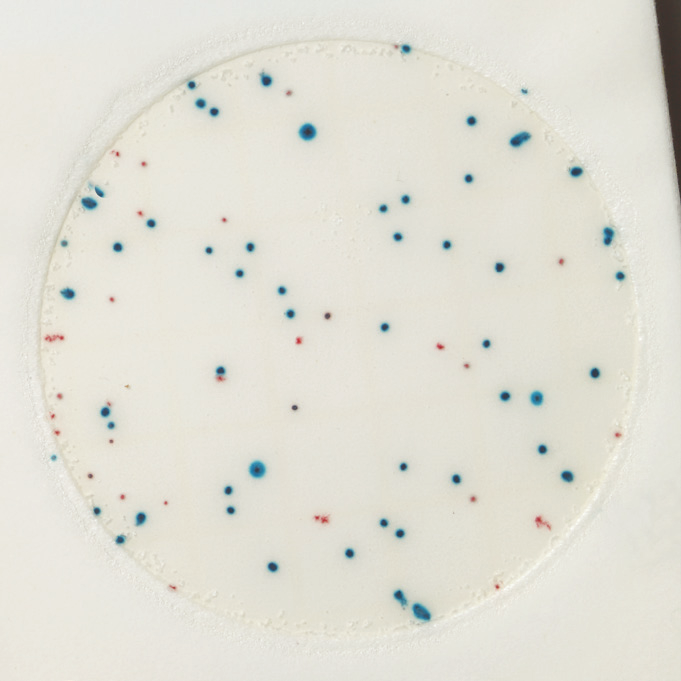
#> input picture ABC_BR.png, 681 x 681 px
$ python count_abc_BR.py
#> lines starting #> are read from the running program, lines starting #| are printed output that depends on the picture
#Detect the Aerobic Bacteria
#Blue and red indicator dyes in the plate color the colonies. Count all
#colonies regardless of their size or color intensity.
#result print in the blue dot. total numbers in the consol
#Author Shawn Hu  2021 Aug
#senhaisenhai@gmail.com
#product code 6478
import cv2 as cv
import numpy as np

img = cv.imread('ABC_BR.png')
#> img is the input picture: shape (681, 681, 3); mean B, G, R 214, 223.9, 225.3
cv.imshow('origin',img)
# crop to keep the center
cropped_image = img[15:650, 15:650]
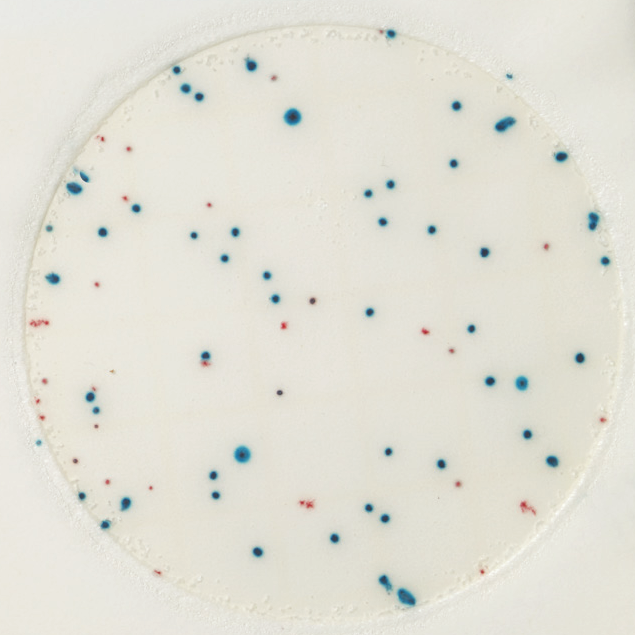
#> cropped_image: shape (635, 635, 3); mean B, G, R 214.4, 224.5, 225.9
cv.imshow('crop',cropped_image)
cropped_image = cv.GaussianBlur(cropped_image,(5,5),cv.BORDER_DEFAULT)

b,g,r = cv.split(cropped_image)
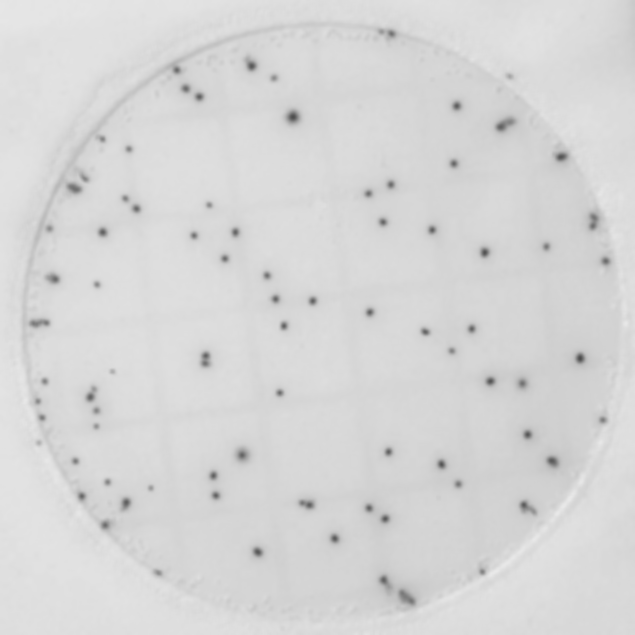
#> b: shape (635, 635); min 76, max 233, mean 214.4
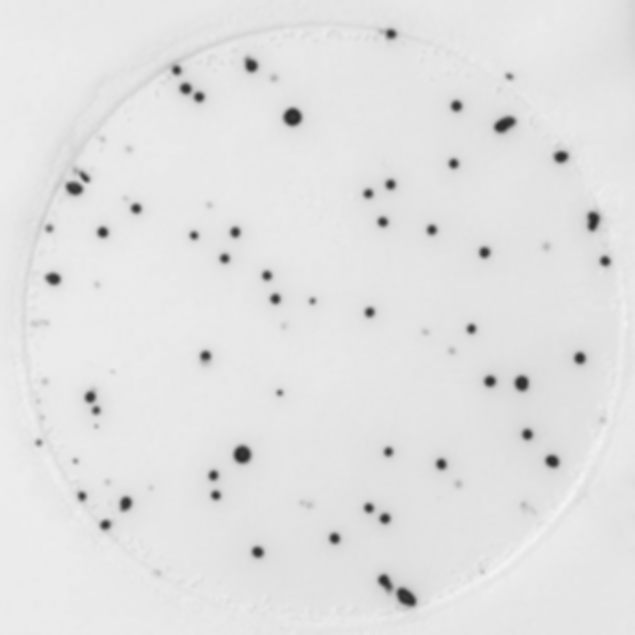
#> r: shape (635, 635); min 42, max 243, mean 225.9
cv.imshow('g',g)

corners = cv.goodFeaturesToTrack(g,490000,0.02,8)
#> corners = 101 rows, first 8: [388, 452], [193, 235], [279, 392], [426, 332], [312, 301], [81, 495], [471, 329], [86, 179]
corners = np.int0(corners)

count = 0
for i in corners:
    x,y = i.ravel()
    cv.circle(cropped_image,(x,y),3,255,-1)
    count = count + 1
#> this loop made 101 passes
#> (x, y) on passes 1 to 12: (388, 452), (193, 235), (279, 392), (426, 332), (312, 301), (81, 495), (471, 329), (86, 179), (225, 258), (368, 507), (216, 495), (283, 326)
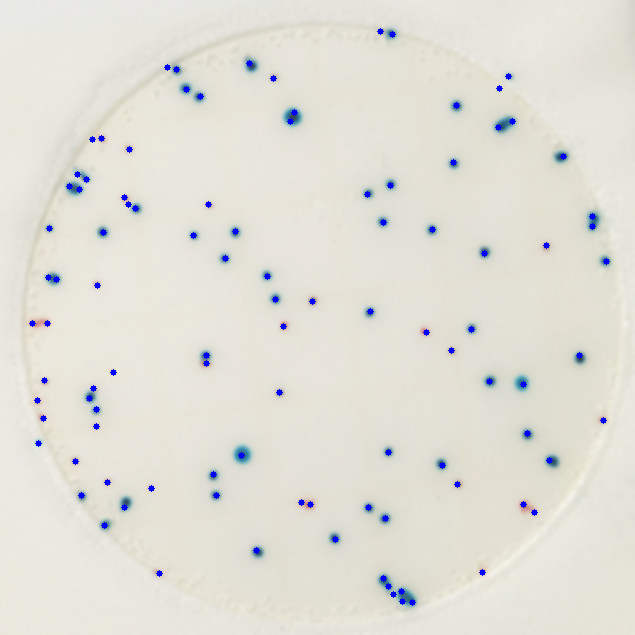
#> cropped_image: shape (635, 635, 3); mean B, G, R 215.2, 223.5, 225
#> after the loop, count = 101

cv.imshow('detected',cropped_image)
print("Total count: {}".format(count))
#| Total count: 101
cv.waitKey(0)
